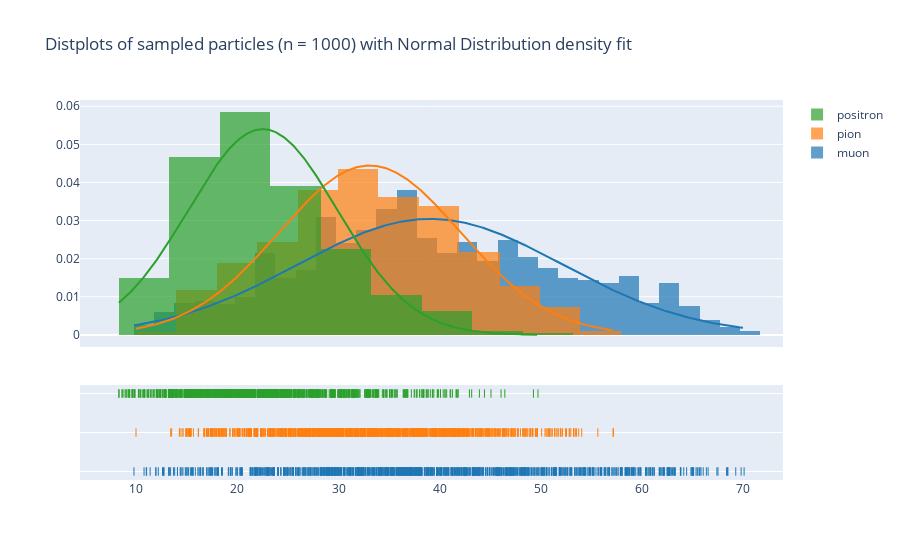

Source (notebook cell):
### Markdown cell above
### 4.4 Overlay of momentum density plots all three particles for n = 1000 each

### Code cell
# Add histogram data
sample_muon = np.asarray(p_muon_A)
sample_pion = np.asarray(p_pion_A)
sample_positron = np.asarray(p_pos_A)

# Group data together
hist_data = [sample_muon, sample_pion, sample_positron]
group_labels = ['muon', 'pion', 'positron']

# Create distplot with custom bin_size
fig = ff.create_distplot(hist_data, group_labels, bin_size=[2,4,5,10], curve_type="normal")
fig.update_layout(
    title_text=f'Distplots of sampled particles (n = {n}) with Normal Distribution',
    
)
fig.show()

### Figure 1 — Plotly figure (JSON) as saved in the notebook; plotly's stock layout.template omitted (floating-point values rounded to 4 significant figures; data arrays with more than 128 entries replaced by an {"elided": "..."} marker saying what was removed)
{"data": [{"autobinx": false, "histnorm": "probability density", "legendgroup": "muon", "marker": {"color": "rgb(31, 119, 180)"}, "name": "muon", "opacity": 0.7, "type": "histogram", "x": {"elided": "1000 float values"}, "xaxis": "x", "xbins": {"end": 70.16, "size": 2, "start": 9.751}, "yaxis": "y"}, {"autobinx": false, "histnorm": "probability density", "legendgroup": "pion", "marker": {"color": "rgb(255, 127, 14)"}, "name": "pion", "opacity": 0.7, "type": "histogram", "x": {"elided": "1000 float values"}, "xaxis": "x", "xbins": {"end": 57.21, "size": 4, "start": 9.952}, "yaxis": "y"}, {"autobinx": false, "histnorm": "probability density", "legendgroup": "positron", "marker": {"color": "rgb(44, 160, 44)"}, "name": "positron", "opacity": 0.7, "type": "histogram", "x": {"elided": "1000 float values"}, "xaxis": "x", "xbins": {"end": 49.75, "size": 5, "start": 8.259}, "yaxis": "y"}, {"legendgroup": "muon", "marker": {"color": "rgb(31, 119, 180)"}, "mode": "lines", "name": "muon", "showlegend": false, "type": "scatter", "x": {"elided": "500 float values"}, "xaxis": "x", "y": {"elided": "500 float values"}, "yaxis": "y"}, {"legendgroup": "pion", "marker": {"color": "rgb(255, 127, 14)"}, "mode": "lines", "name": "pion", "showlegend": false, "type": "scatter", "x": {"elided": "500 float values"}, "xaxis": "x", "y": {"elided": "500 float values"}, "yaxis": "y"}, {"legendgroup": "positron", "marker": {"color": "rgb(44, 160, 44)"}, "mode": "lines", "name": "positron", "showlegend": false, "type": "scatter", "x": {"elided": "500 float values"}, "xaxis": "x", "y": {"elided": "500 float values"}, "yaxis": "y"}, {"legendgroup": "muon", "marker": {"color": "rgb(31, 119, 180)", "symbol": "line-ns-open"}, "mode": "markers", "name": "muon", "showlegend": false, "type": "scatter", "x": {"elided": "1000 float values"}, "xaxis": "x", "y": {"elided": "1000 str values"}, "yaxis": "y2"}, {"legendgroup": "pion", "marker": {"color": "rgb(255, 127, 14)", "symbol": "line-ns-open"}, "mode": "markers", "name": "pion", "showlegend": false, "type": "scatter", "x": {"elided": "1000 float values"}, "xaxis": "x", "y": {"elided": "1000 str values"}, "yaxis": "y2"}, {"legendgroup": "positron", "marker": {"color": "rgb(44, 160, 44)", "symbol": "line-ns-open"}, "mode": "markers", "name": "positron", "showlegend": false, "type": "scatter", "x": {"elided": "1000 float values"}, "xaxis": "x", "y": {"elided": "1000 str values"}, "yaxis": "y2"}], "layout": {"barmode": "overlay", "hovermode": "closest", "legend": {"traceorder": "reversed"}, "title": {"text": "Distplots of sampled particles (n = 1000) with Normal Distribution density fit"}, "xaxis": {"anchor": "y2", "domain": [0, 1], "zeroline": false}, "yaxis": {"anchor": "free", "domain": [0.35, 1], "position": 0}, "yaxis2": {"anchor": "x", "domain": [0, 0.25], "dtick": 1, "showticklabels": false}}}
